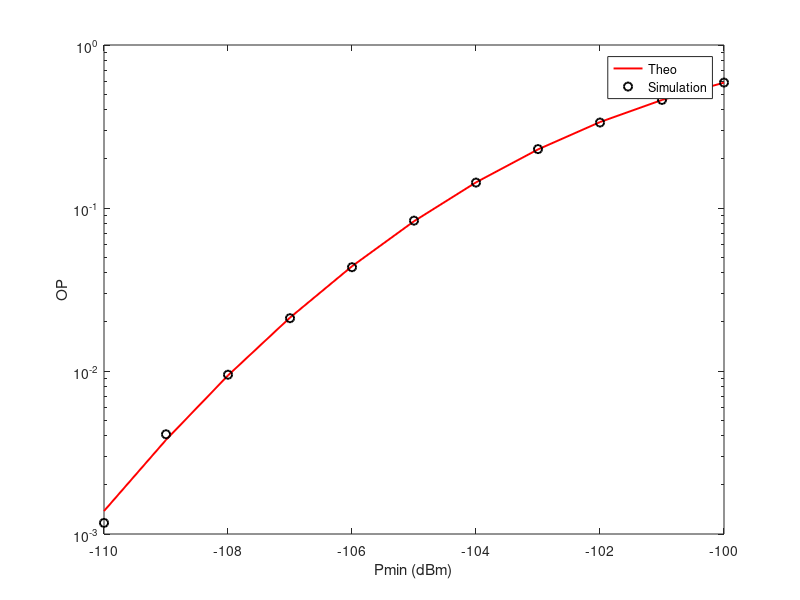

Write the MATLAB code that produced this figure.
clc; clear; close all;
f = 900*10^6;   % Tần số phát
c = 3*10^8;
lamda = c/f;    % Bước sóng phát
d0 = 1;         % Khoảng các tham chiếu

K = 20*log10(lamda/(4*pi*d0));% Hệ số K

alpha = 3.9581;
sigmaPsiDb = 9.681;

d = 100;
Pt = 10; PtDbm = 10*log10(Pt);
Pmin = -110:-100; % Ngưỡng dịch vụ

% ============= Monte Carlo ==============
Ntry = 10^5;
OP_Monte = zeros(1,length(Pmin));
for i = 1:length(Pmin)
    PsiDb = sqrt(sigmaPsiDb) * randn(1,Ntry);  % Tạo các mẫu theo Gauss
    PrDbm = PtDbm + K - 10*alpha*log10(d/d0) - PsiDb;  % Công suất thu
    indexLess = find(PrDbm < Pmin(i)); % Tìm vị trí dừng
    OP_Monte(i) = length(indexLess) / Ntry; % Xác suất dừng
end
OP_Monte

% ============== Lý thuyết ===============
a =  PtDbm + K - 10*alpha*log10(d/d0) - Pmin;
OP_Theo = qfunc(a/sqrt(sigmaPsiDb));

% =============== Đồ thị =================
figure(1)
semilogy(Pmin,OP_Theo,'r-','linewidth',1.4);
hold on;
semilogy(Pmin,OP_Monte,'ko','linewidth',1.4)
xlabel('Pmin (dBm)'); ylabel('OP');
legend('Theo','Simulation')